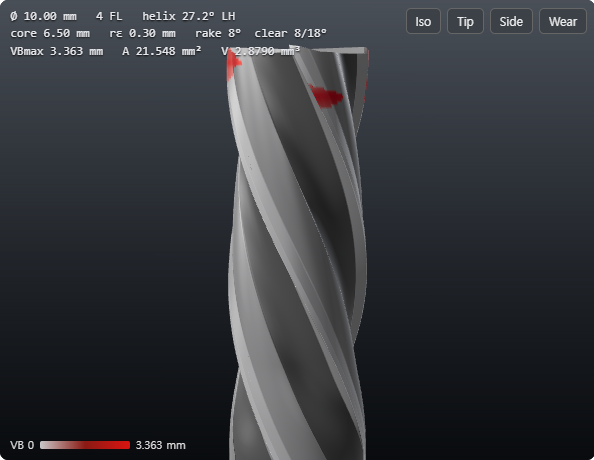
#> input picture docs/screens/side.png, 594 x 460 px
$ python -i label_qit.py   (imports and definitions only)
#> lines starting #> are read from the running program, lines starting #| are printed output that depends on the picture; after the words box and inside, x2 and y2 are one past the last pixel; in counts of white or black regions, pixels touching at a corner belong together
#> further down, picture is the input picture: shape (460, 594, 3); mean B, G, R 60.4, 55.6, 52.8
"""Tool-only masks for QIT-CEMC (coated 4-flute end mill, 4.5X toolmaker microscope, green backdrop, side + end view of
each cutting edge, 68 wear cycles; expert VBmax / VB(1/2ap) / wear area S per edge in 'tool wear.xls').

The wear land is not reliably visible at this resolution (focus, framing and zoom change between cycles, no px/mm), so
no class 2/3 is written. Per image:
  green backdrop (chroma key)                           -> 0 background
  tool (not green, not in the dark shadow)              -> 1, except
  tool within BAND px of any non-tool pixel             -> 255 (wear land / chipping / edge uncertainty lives there)
  dark shadow, defocused (blurred) tool and a RING around green -> 255
QMS3D software screenshots (non 640x480 frames) are skipped. Frames whose tool interior is < MIN_TOOL of the image are
dropped. Writes processed/{images,masks,labelinfo}/qit_C<cycle>_<view><edge>.png.
  python label_qit.py <root> [--limit N] [--out DIR]
"""
import argparse, glob, json, os
import cv2, numpy as np

IGN = 255
BAND = 90       # px (~0.2 of frame height): wide enough to cover VBmax up to 0.7 mm at 4.5X
RING = 4
MIN_TOOL = 0.03
DROP = {'qit_C22_side4'}  # manual QA: zoomed-in, defocused facet labelled as tool


def wear_table(xls):
    import xlrd
    s = xlrd.open_workbook(xls).sheet_by_index(0)
    out = {}
    for i in range(4, s.nrows):
        r = s.row_values(i)
        if r[0] == '': continue
        c = int(r[0])
        for e in range(4):
            out[(c, 'side', e + 1)] = dict(vbMaxMm=r[1 + 3 * e], vbHalfApMm=r[2 + 3 * e], areaMm2=r[3 + 3 * e])
            out[(c, 'end', e + 1)] = dict(vbMaxMm=r[13 + 2 * e], areaMm2=r[14 + 2 * e])
    return out


def label(img):
    b = cv2.GaussianBlur(img, (0, 0), 3).astype(int)            # average out the ground-in texture streaks
    B, G, R = b[..., 0], b[..., 1], b[..., 2]
    green = (G - np.maximum(R, B) > 55) & (G > 110)
#> green: shape (460, 594) bool; every value is 0
    green = cv2.morphologyEx(green.astype(np.uint8), cv2.MORPH_OPEN, np.ones((5, 5), np.uint8))
    dark = (b.max(2) < 55) & (green == 0)
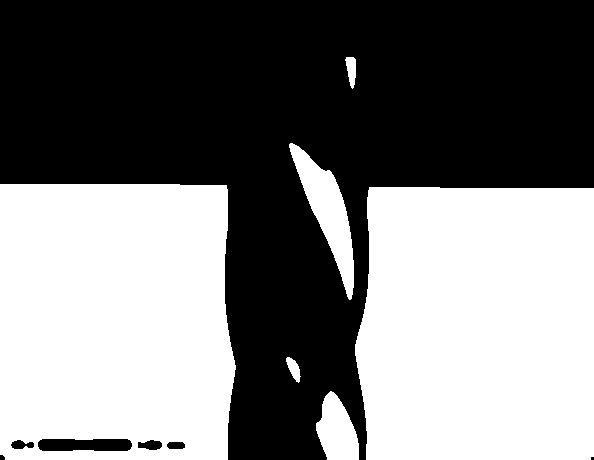
#> dark: shape (460, 594) bool; 47.6% white; 6 white regions, box (x1, y1, x2, y2) and area: (355, 187, 594, 460) 62500, (0, 184, 236, 460) 61509, (289, 143, 354, 300) 3625, (316, 391, 359, 460) 2016, (345, 57, 356, 89) 239, (286, 357, 301, 383) 207
    tool = ((green == 0) & ~dark & (G - np.maximum(R, B) < 35)).astype(np.uint8)   # greenish gradient -> neither
    tool = cv2.morphologyEx(tool, cv2.MORPH_OPEN, np.ones((7, 7), np.uint8))
#> tool: shape (460, 594); values 0 (black) and 1 (white), 52.3% white; 6 black regions, box (x1, y1, x2, y2) and area: (355, 187, 594, 460) 62509, (0, 184, 236, 460) 61668, (289, 143, 354, 300) 3627, (316, 391, 359, 460) 2019, (345, 57, 356, 89) 239, (286, 357, 301, 383) 207
    n, lb, st, _ = cv2.connectedComponentsWithStats(tool)
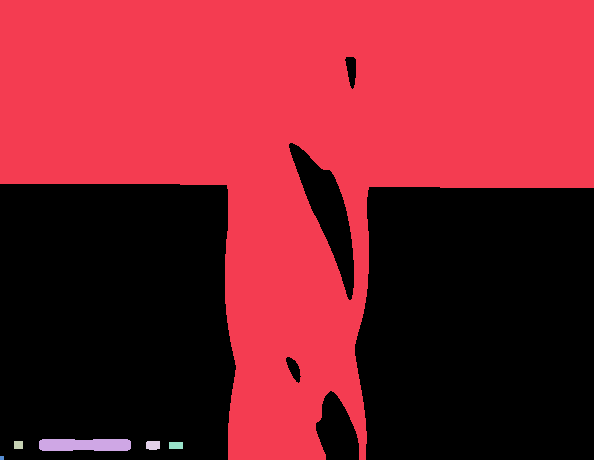
#> lb: shape (460, 594) int32; 7 distinct labels, from 0 to 6; one colour per label, 0 black
#> n = 7; st = [[0, 57, 594, 403, 130269], [0, 0, 594, 460, 141617], [39, 439, 92, 12, 1049], [14, 441, 9, 8, 72], [146, 441, 14, 9, 119], [169, 442, 14, 7, 98], [0, 456, 4, 4, 16]]
    if n > 1: tool = (lb == 1 + np.argmax(st[1:, cv2.CC_STAT_AREA])).astype(np.uint8)
    tool = cv2.morphologyEx(tool, cv2.MORPH_CLOSE, np.ones((9, 9), np.uint8))
#> tool: shape (460, 594); values 0 (black) and 1 (white), 52% white; 5 black regions, box (x1, y1, x2, y2) and area: (0, 184, 235, 460) 63017, (355, 187, 594, 460) 62509, (292, 148, 354, 288) 3508, (317, 394, 359, 460) 1997, (347, 59, 356, 71) 108
    m = np.full(img.shape[:2], IGN, np.uint8)
    m[green > 0] = 0
    ring = cv2.dilate(tool, np.ones((2 * RING + 1,) * 2, np.uint8))
#> ring: shape (460, 594); values 0 (black) and 1 (white), 54.4% white; 5 black regions (1 under 20 px), largest, box (x1, y1, x2, y2) and area: (0, 188, 231, 460) 60937, (359, 191, 594, 460) 60405, (296, 152, 350, 284) 1956, (321, 398, 355, 460) 1297
    m[(ring > 0) & (m == 0)] = IGN
    # distance from every tool pixel to the nearest non-tool pixel; image borders are not edges
    pad = cv2.copyMakeBorder(tool, 1, 1, 1, 1, cv2.BORDER_REPLICATE)
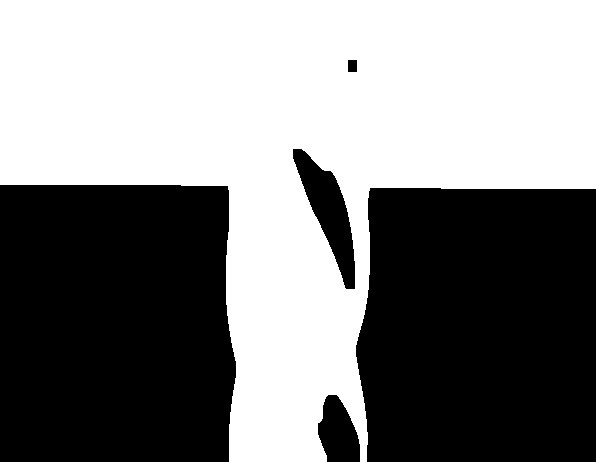
#> pad: shape (462, 596); values 0 (black) and 1 (white), 52% white; 5 black regions, box (x1, y1, x2, y2) and area: (0, 185, 236, 462) 63522, (356, 188, 596, 462) 63010, (293, 149, 355, 289) 3508, (318, 395, 360, 462) 2030, (348, 60, 357, 72) 108
    dist = cv2.distanceTransform(pad, cv2.DIST_L2, 5)[1:-1, 1:-1]
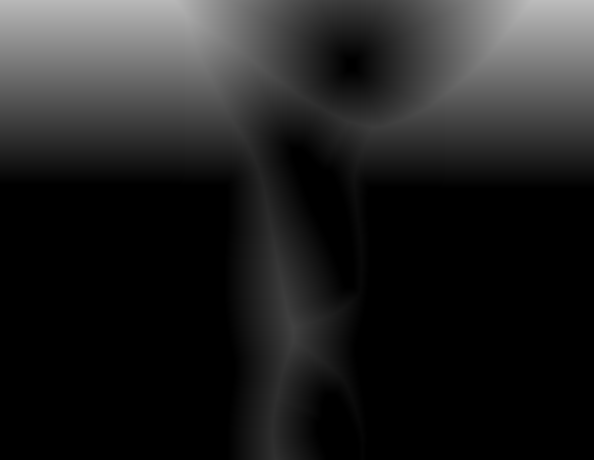
#> dist: shape (460, 594) float32; min 0, max 188, mean 33
    # in focus only: local high-pass energy at least half the tool's median (defocused flute / body -> ignore)
    gr = cv2.cvtColor(img, cv2.COLOR_BGR2GRAY).astype(np.float32)
    hp = np.abs(gr - cv2.GaussianBlur(gr, (0, 0), 2))
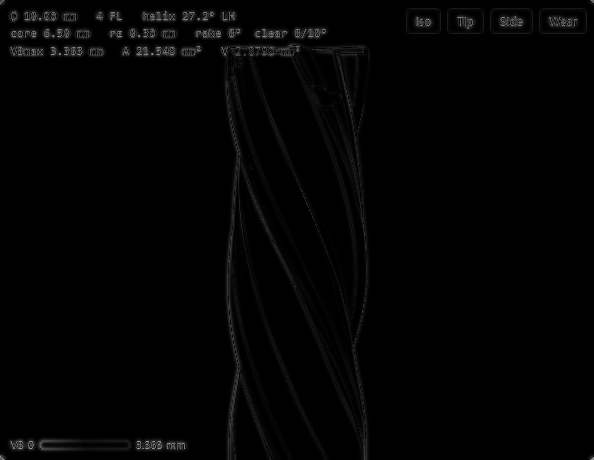
#> hp: shape (460, 594) float32; min 0, max 167.4, mean 3
    en = cv2.blur(hp, (41, 41))
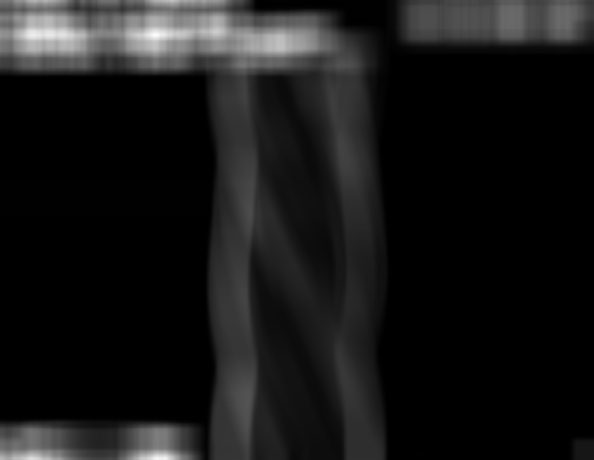
#> en: shape (460, 594) float32; min 0.18, max 30.26, mean 3; drawn with min black and max white
    sharp = en > 0.5 * np.median(en[tool > 0]) if tool.any() else np.zeros_like(tool, bool)
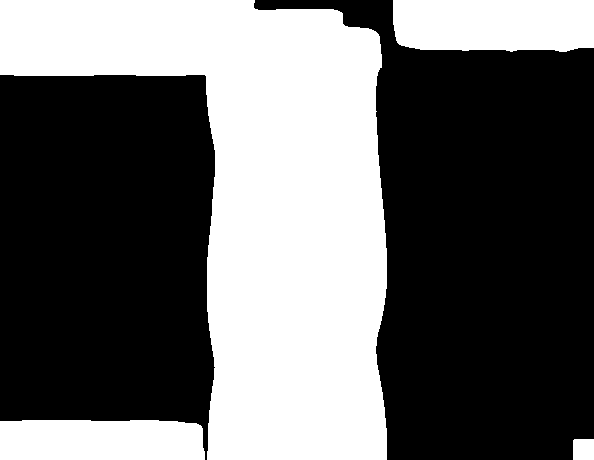
#> sharp: shape (460, 594) bool; 40.7% white; 4 white regions, box (x1, y1, x2, y2) and area: (0, 0, 387, 460) 92933, (393, 0, 594, 52) 9924, (0, 420, 205, 460) 7979, (573, 439, 594, 460) 440
    m[(tool > 0) & (dist > BAND) & sharp] = 1
    return m, dict(greenFrac=float((m == 0).mean()), toolFrac=float((m == 1).mean()), toolRawFrac=float(tool.mean()),
                   ignoreFrac=float((m == IGN).mean()))


# [24 lines not run here, left out]

>>> import cv2
>>> picture = cv2.imread('../../docs/screens/side.png')
>>> result = label(picture)
